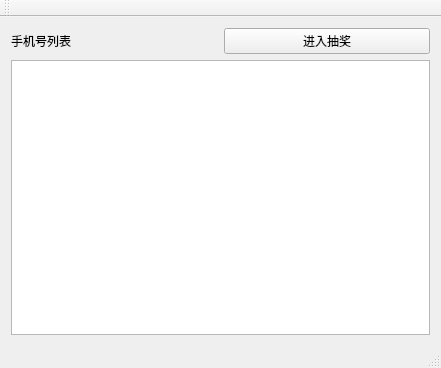
<?xml version="1.0" encoding="UTF-8"?>
<ui version="4.0">
 <class>MainWindow</class>
 <widget class="QMainWindow" name="MainWindow">
  <property name="geometry">
   <rect>
    <x>0</x>
    <y>0</y>
    <width>441</width>
    <height>368</height>
   </rect>
  </property>
  <property name="windowTitle">
   <string>MainWindow</string>
  </property>
  <widget class="QWidget" name="centralWidget">
   <layout class="QVBoxLayout" name="verticalLayout">
    <item>
     <layout class="QHBoxLayout" name="horizontalLayout">
      <item>
       <widget class="QLabel" name="label">
        <property name="text">
         <string>手机号列表</string>
        </property>
       </widget>
      </item>
      <item>
       <widget class="QPushButton" name="btnEnter">
        <property name="text">
         <string>进入抽奖</string>
        </property>
       </widget>
      </item>
     </layout>
    </item>
    <item>
     <widget class="QListWidget" name="listNumbers"/>
    </item>
   </layout>
  </widget>
  <widget class="QMenuBar" name="menuBar">
   <property name="geometry">
    <rect>
     <x>0</x>
     <y>0</y>
     <width>441</width>
     <height>26</height>
    </rect>
   </property>
  </widget>
  <widget class="QToolBar" name="mainToolBar">
   <attribute name="toolBarArea">
    <enum>TopToolBarArea</enum>
   </attribute>
   <attribute name="toolBarBreak">
    <bool>false</bool>
   </attribute>
  </widget>
  <widget class="QStatusBar" name="statusBar"/>
 </widget>
 <layoutdefault spacing="6" margin="11"/>
 <resources/>
 <connections/>
</ui>
